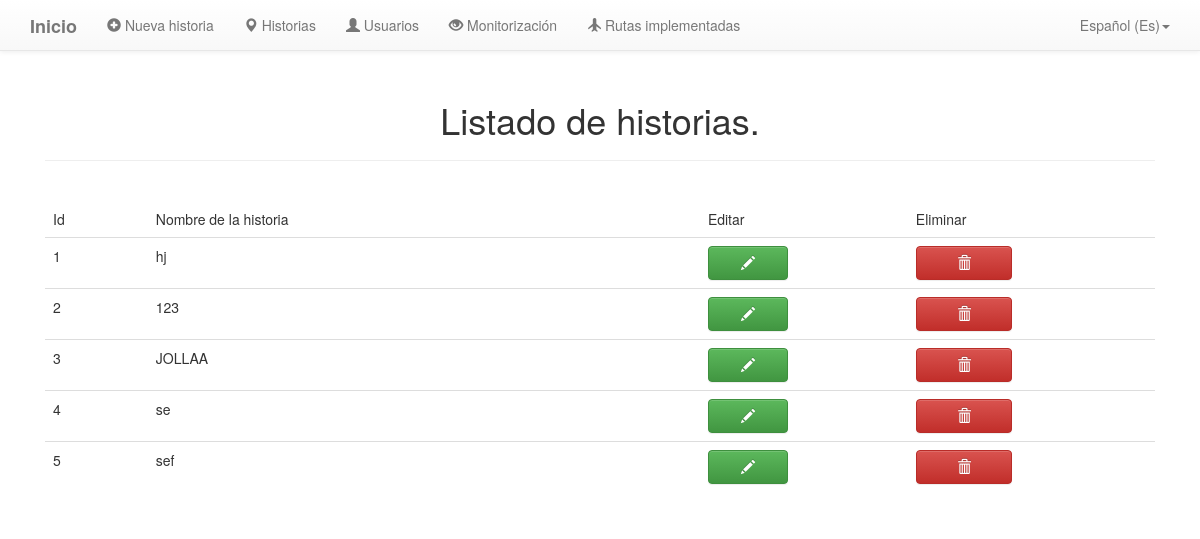
Page /historias on the earlier database version.
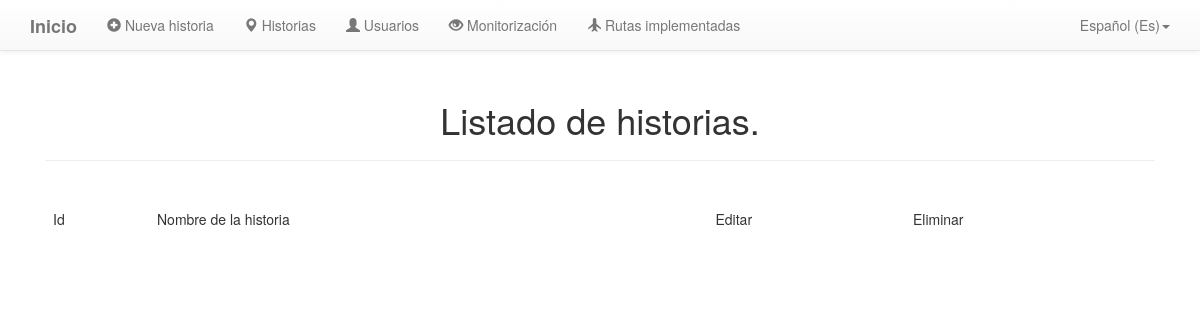
Same page on the later database version.
### tables this page shows
CREATE TABLE historia (id INTEGER PRIMARY KEY AUTOINCREMENT, nombre_historia TEXT, idioma_historia TEXT, imagen_historia BLOB, latitud_historia INT, longitud_historia INT, zoom INT, descripcion_historia TEXT);

### src/server/app.py (the view)
@app.route('/historias', methods=['GET'])
def get_gestionar_historias():
    con = sql.connect("database.db")
    con.row_factory = sql.Row
    cur = con.cursor()
    cur.execute("SELECT id, nombre_historia FROM historia")
    rows = cur.fetchall();
    return render_template('gestionar_historias.html',rows = rows)

### src/server/templates/gestionar_historias.html (shortened to what this page needs)
{% extends 'base.html' %}
{% block content %}
<div class="container">
   <div class="col-md-12">
      <br><br><br><br>
      <h1 class="titulo">Listado de historias.</h1>
      <hr>
      <div class="tab-content">
         <br>
         <div id="see-users-tab" class="tab-pane fade in active">
            <table class="table table-hover" id="table-users">
               <thead>
                  <td>Id</td>
                  <td>Nombre de la historia</td>
                  <td>Editar</td>
                  <td>Eliminar</td>
               </thead>
               {% for row in rows %}
               <tr>
                  <td>{{row["id"]}}</td>
                  <td>{{row["nombre_historia"]}}</td>
                  <td><button class="btn btn-success col-md-5 edit-user-btn" id="{{row['id']}}" type="button" onclick="editarHistoria(this)"><span class="glyphicon glyphicon-pencil"></span></button></td>
                  <td><button class="btn btn-danger col-md-5 delete-user-btn" id="{{row['id']}}" type="button" onclick="eliminarHistoria(this)"><span class="glyphicon glyphicon-trash"></span></button></td>
               </tr>
               {% endfor %}
            </table>
         </div>
      </div>
   </div>
</div>
</body>
</html>
{% endblock %}

### src/server/templates/base.html (shortened to what this page needs)
<!DOCTYPE html>
<html lang="en">
   <head>
      <link rel="stylesheet" href="https://maxcdn.bootstrapcdn.com/bootstrap/3.3.7/css/bootstrap.min.css">
      <link rel="stylesheet" type="text/css" href="{{ url_for('static', filename='css/style.css') }}">
      <link rel="stylesheet" href="https://maxcdn.bootstrapcdn.com/bootstrap/3.3.7/css/bootstrap-theme.min.css">
   </head>
   <body>
      <nav class="navbar navbar-default navbar-fixed-top">
         <div class="container">
         <div class="navbar-header">
            <a class="navbar-brand" href="/">
            <b>Inicio</b>
            </a>
         </div>
         <div class="collapse navbar-collapse" id="bs-example-navbar-collapse-1">
            <ul class="nav navbar-nav">
               <li><a href="/nueva_historia"><span class="glyphicon glyphicon-plus-sign"></span> Nueva historia</a></li>
               <li><a class="active" href="/historias"><span class="glyphicon glyphicon-map-marker"></span> Historias</a></li>
               <li><a href="/usuarios"><span class="glyphicon glyphicon-user"></span> Usuarios</a></li>
               <li><a href="/monitorizacion"><span class="glyphicon glyphicon-eye-open"></span> Monitorización</a></li>
               <li><a href="/rutas"><span class="glyphicon glyphicon-plane"></span> Rutas implementadas</a></li>
            </ul>
            <ul class="nav navbar-nav navbar-right">
               <li class="expanded dropdown">
                  <a href="" class="dropdown-toggle" data-toggle="dropdown" aria-expanded="false">Español (Es)<span class="caret"></span></a>
               </li>
            </ul>
         </div>
      </nav>
      {% block content %}
      {% endblock %}

### src/server/static/css/style.css (style rules this page uses)
h1.titulo { text-align: center; }

Differences in the rows shown:
removed historia: id "1", nombre_historia "hj"
removed historia: id "2", nombre_historia "123"
removed historia: id "3", nombre_historia "JOLLAA"
removed historia: id "4", nombre_historia "se"
removed historia: id "5", nombre_historia "sef"
